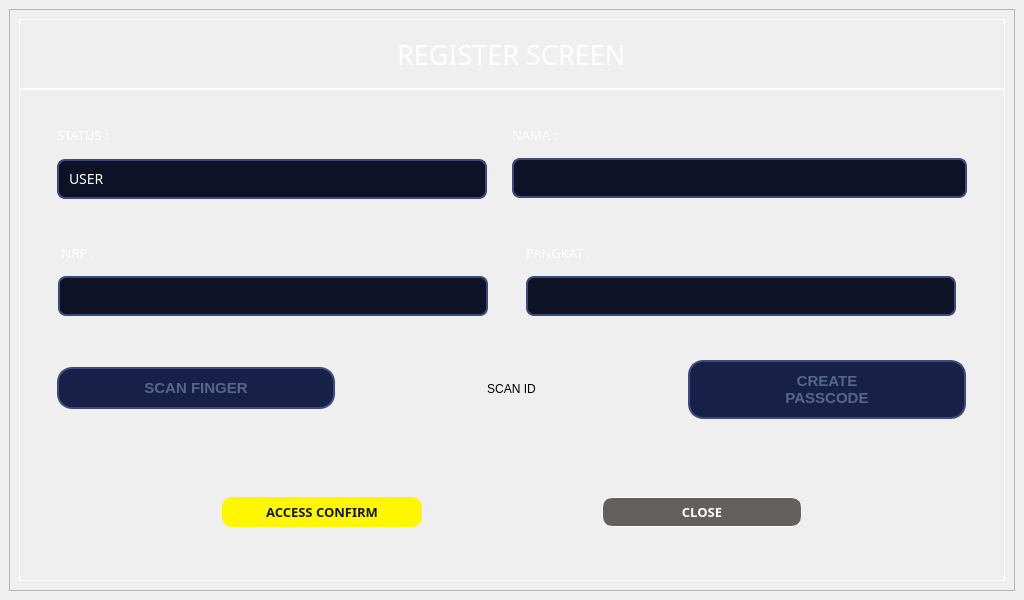
<?xml version="1.0" encoding="UTF-8"?>
<ui version="4.0">
 <class>MainWindow</class>
 <widget class="QMainWindow" name="MainWindow">
  <property name="geometry">
   <rect>
    <x>0</x>
    <y>0</y>
    <width>1024</width>
    <height>600</height>
   </rect>
  </property>
  <property name="windowTitle">
   <string>MainWindow</string>
  </property>
  <property name="styleSheet">
   <string notr="true">QMainWindow {
    background: qlineargradient(
        x1: 0, y1: 0, x2: 1, y2: 1,
        stop: 0 #0a1628,
        stop: 0.4 #142240,
        stop: 0.7 #1a2a4a,
        stop: 1 #0d1f3c
    );
}
</string>
  </property>
  <widget class="QWidget" name="centralwidget">
   <layout class="QHBoxLayout" name="horizontalLayout_6">
    <item>
     <widget class="QFrame" name="frame">
      <property name="frameShape">
       <enum>QFrame::StyledPanel</enum>
      </property>
      <property name="frameShadow">
       <enum>QFrame::Raised</enum>
      </property>
      <layout class="QVBoxLayout" name="verticalLayout_10">
       <property name="spacing">
        <number>0</number>
       </property>
       <item>
        <widget class="QFrame" name="frame_2">
         <property name="maximumSize">
          <size>
           <width>16777215</width>
           <height>70</height>
          </size>
         </property>
         <property name="styleSheet">
          <string notr="true">border : 1px solid;
border-color: rgb(255, 255, 255);
</string>
         </property>
         <property name="frameShape">
          <enum>QFrame::StyledPanel</enum>
         </property>
         <property name="frameShadow">
          <enum>QFrame::Raised</enum>
         </property>
         <layout class="QVBoxLayout" name="verticalLayout_11">
          <item>
           <widget class="QFrame" name="frame_8">
            <property name="styleSheet">
             <string notr="true">border: none</string>
            </property>
            <property name="frameShape">
             <enum>QFrame::StyledPanel</enum>
            </property>
            <property name="frameShadow">
             <enum>QFrame::Raised</enum>
            </property>
            <layout class="QHBoxLayout" name="horizontalLayout_7">
             <property name="spacing">
              <number>5</number>
             </property>
             <property name="leftMargin">
              <number>10</number>
             </property>
             <property name="topMargin">
              <number>0</number>
             </property>
             <property name="rightMargin">
              <number>10</number>
             </property>
             <property name="bottomMargin">
              <number>0</number>
             </property>
             <item alignment="Qt::AlignLeft">
              <widget class="QPushButton" name="pushButton">
               <property name="text">
                <string/>
               </property>
               <property name="icon">
                <iconset>
                 <normaloff>../assets/icon/gears-solid-full.svg</normaloff>../assets/icon/gears-solid-full.svg</iconset>
               </property>
               <property name="iconSize">
                <size>
                 <width>50</width>
                 <height>50</height>
                </size>
               </property>
              </widget>
             </item>
             <item alignment="Qt::AlignHCenter">
              <widget class="QLabel" name="label_5">
               <property name="font">
                <font>
                 <family>Poppins</family>
                 <pointsize>20</pointsize>
                </font>
               </property>
               <property name="styleSheet">
                <string notr="true">color: rgb(255, 255, 255);
border :none</string>
               </property>
               <property name="text">
                <string>REGISTER SCREEN</string>
               </property>
              </widget>
             </item>
             <item alignment="Qt::AlignRight">
              <widget class="QPushButton" name="btCls_regis">
               <property name="minimumSize">
                <size>
                 <width>50</width>
                 <height>30</height>
                </size>
               </property>
               <property name="styleSheet">
                <string notr="true">QPushButton{	
	color: rgb(42, 41, 41);
	border-radius : 5px;
}

QPushButton:hover{	
	
	color: rgb(42, 41, 41);
	background-color: rgb(255, 0, 0);
}
QToolTip {	
	color: rgb(15, 15, 15);
}
border :none</string>
               </property>
               <property name="text">
                <string/>
               </property>
               <property name="icon">
                <iconset>
                 <normaloff>../assets/x.png</normaloff>../assets/x.png</iconset>
               </property>
               <property name="iconSize">
                <size>
                 <width>25</width>
                 <height>25</height>
                </size>
               </property>
              </widget>
             </item>
            </layout>
           </widget>
          </item>
         </layout>
        </widget>
       </item>
       <item>
        <widget class="QFrame" name="frame_3">
         <property name="styleSheet">
          <string notr="true">border : 1px solid;
border-color: rgb(255, 255, 255);
</string>
         </property>
         <property name="frameShape">
          <enum>QFrame::StyledPanel</enum>
         </property>
         <property name="frameShadow">
          <enum>QFrame::Raised</enum>
         </property>
         <layout class="QHBoxLayout" name="horizontalLayout_4">
          <item>
           <widget class="QFrame" name="frame_4">
            <property name="styleSheet">
             <string notr="true">border :none</string>
            </property>
            <property name="frameShape">
             <enum>QFrame::StyledPanel</enum>
            </property>
            <property name="frameShadow">
             <enum>QFrame::Raised</enum>
            </property>
            <layout class="QVBoxLayout" name="verticalLayout_9">
             <property name="spacing">
              <number>0</number>
             </property>
             <property name="leftMargin">
              <number>10</number>
             </property>
             <property name="topMargin">
              <number>0</number>
             </property>
             <property name="bottomMargin">
              <number>0</number>
             </property>
             <item>
              <widget class="QFrame" name="frame_5">
               <property name="frameShape">
                <enum>QFrame::StyledPanel</enum>
               </property>
               <property name="frameShadow">
                <enum>QFrame::Raised</enum>
               </property>
               <layout class="QHBoxLayout" name="horizontalLayout_5">
                <item>
                 <widget class="QFrame" name="frame_9">
                  <property name="frameShape">
                   <enum>QFrame::StyledPanel</enum>
                  </property>
                  <property name="frameShadow">
                   <enum>QFrame::Raised</enum>
                  </property>
                  <layout class="QVBoxLayout" name="verticalLayout_12">
                   <item>
                    <widget class="QLabel" name="label">
                     <property name="font">
                      <font>
                       <family>Poppins Medium</family>
                       <pointsize>10</pointsize>
                      </font>
                     </property>
                     <property name="styleSheet">
                      <string notr="true">color: rgb(255, 255, 255);</string>
                     </property>
                     <property name="text">
                      <string>STATUS : </string>
                     </property>
                    </widget>
                   </item>
                   <item>
                    <widget class="QComboBox" name="cbState">
                     <property name="minimumSize">
                      <size>
                       <width>430</width>
                       <height>0</height>
                      </size>
                     </property>
                     <property name="maximumSize">
                      <size>
                       <width>16777215</width>
                       <height>40</height>
                      </size>
                     </property>
                     <property name="font">
                      <font>
                       <family>Poppins</family>
                       <pointsize>-1</pointsize>
                      </font>
                     </property>
                     <property name="styleSheet">
                      <string notr="true">QComboBox {
     background-color: #0d1226; /* Sedikit lebih gelap dari background utama */
    border: 2px solid #3d4a7d; /* Border dasar */
    border-radius: 8px;
    padding: 10px;
    color: #ffffff;
    font-family: 'Poppins';
    font-size: 14px;
}

QComboBox::drop-down {
    border: none;
    width: 30px;
}

/* Mengganti ikon panah agar sesuai warna */
QComboBox::down-arrow {
    image: url(C:/Users/programmer/Documents/06. Project 2026/08. Gun storage/scr/assets/down.png); /* Siapkan file ikon panah putih kecil */
    width: 15px;
    height: 15px;
}
/* Mengatur tampilan menu dropdown saat diklik */
QComboBox QAbstractItemView {
	background-color: #171835;
    color: white;
    selection-background-color: #FFF701; /* Warna kuning khas tombol Anda */
    selection-color: black;
    border: 1px solid #555555;
    outline: none;
}

</string>
                     </property>
                     <item>
                      <property name="text">
                       <string>USER</string>
                      </property>
                     </item>
                     <item>
                      <property name="text">
                       <string>OPERATOR</string>
                      </property>
                     </item>
                    </widget>
                   </item>
                  </layout>
                 </widget>
                </item>
                <item>
                 <widget class="QFrame" name="frame_13">
                  <property name="frameShape">
                   <enum>QFrame::StyledPanel</enum>
                  </property>
                  <property name="frameShadow">
                   <enum>QFrame::Raised</enum>
                  </property>
                  <layout class="QVBoxLayout" name="verticalLayout_4">
                   <property name="leftMargin">
                    <number>10</number>
                   </property>
                   <property name="topMargin">
                    <number>10</number>
                   </property>
                   <property name="rightMargin">
                    <number>10</number>
                   </property>
                   <property name="bottomMargin">
                    <number>10</number>
                   </property>
                   <item>
                    <widget class="QLabel" name="label_4">
                     <property name="font">
                      <font>
                       <family>Poppins</family>
                       <pointsize>10</pointsize>
                      </font>
                     </property>
                     <property name="styleSheet">
                      <string notr="true">color: rgb(255, 255, 255);</string>
                     </property>
                     <property name="text">
                      <string>NAMA :</string>
                     </property>
                    </widget>
                   </item>
                   <item>
                    <widget class="QLineEdit" name="lbName">
                     <property name="minimumSize">
                      <size>
                       <width>0</width>
                       <height>0</height>
                      </size>
                     </property>
                     <property name="maximumSize">
                      <size>
                       <width>16777215</width>
                       <height>40</height>
                      </size>
                     </property>
                     <property name="styleSheet">
                      <string notr="true">QLineEdit {
    background-color: #0d1226; /* Sedikit lebih gelap dari background utama */
    border: 2px solid #3d4a7d; /* Border dasar */
    border-radius: 8px;
    padding: 10px;
    color: #ffffff;
    font-family: 'Poppins';
    font-size: 14px;
}

/* Efek saat diklik/fokus */
QLineEdit:focus {
    border: 2px solid #FFF701; /* Garis kuning khas sistem Anda */
    background-color: #172147;
}

/* Jika Anda ingin menambahkan placeholder text yang cantik */
QLineEdit::placeholder {
    color: #556688;
}</string>
                     </property>
                    </widget>
                   </item>
                  </layout>
                 </widget>
                </item>
               </layout>
              </widget>
             </item>
             <item>
              <widget class="QFrame" name="frame_6">
               <property name="frameShape">
                <enum>QFrame::StyledPanel</enum>
               </property>
               <property name="frameShadow">
                <enum>QFrame::Raised</enum>
               </property>
               <layout class="QHBoxLayout" name="horizontalLayout_8">
                <item>
                 <widget class="QFrame" name="frame_11">
                  <property name="frameShape">
                   <enum>QFrame::StyledPanel</enum>
                  </property>
                  <property name="frameShadow">
                   <enum>QFrame::Raised</enum>
                  </property>
                  <layout class="QVBoxLayout" name="verticalLayout_5">
                   <property name="spacing">
                    <number>7</number>
                   </property>
                   <property name="leftMargin">
                    <number>10</number>
                   </property>
                   <property name="topMargin">
                    <number>10</number>
                   </property>
                   <property name="rightMargin">
                    <number>10</number>
                   </property>
                   <property name="bottomMargin">
                    <number>10</number>
                   </property>
                   <item>
                    <widget class="QLabel" name="label_2">
                     <property name="font">
                      <font>
                       <family>Poppins Medium</family>
                       <pointsize>10</pointsize>
                      </font>
                     </property>
                     <property name="styleSheet">
                      <string notr="true">color: rgb(255, 255, 255);</string>
                     </property>
                     <property name="text">
                      <string> NRP :</string>
                     </property>
                    </widget>
                   </item>
                   <item>
                    <widget class="QLineEdit" name="lbNRP">
                     <property name="minimumSize">
                      <size>
                       <width>0</width>
                       <height>0</height>
                      </size>
                     </property>
                     <property name="maximumSize">
                      <size>
                       <width>430</width>
                       <height>40</height>
                      </size>
                     </property>
                     <property name="styleSheet">
                      <string notr="true">QLineEdit {
    background-color: #0d1226; /* Sedikit lebih gelap dari background utama */
    border: 2px solid #3d4a7d; /* Border dasar */
    border-radius: 8px;
    padding: 10px;
    color: #ffffff;
    font-family: 'Poppins';
    font-size: 14px;
}

/* Efek saat diklik/fokus */
QLineEdit:focus {
    border: 2px solid #FFF701; /* Garis kuning khas sistem Anda */
    background-color: #172147;
}

/* Jika Anda ingin menambahkan placeholder text yang cantik */
QLineEdit::placeholder {
    color: #556688;
}</string>
                     </property>
                    </widget>
                   </item>
                  </layout>
                 </widget>
                </item>
                <item>
                 <widget class="QFrame" name="frame_12">
                  <property name="frameShape">
                   <enum>QFrame::StyledPanel</enum>
                  </property>
                  <property name="frameShadow">
                   <enum>QFrame::Raised</enum>
                  </property>
                  <layout class="QVBoxLayout" name="verticalLayout_6">
                   <property name="spacing">
                    <number>7</number>
                   </property>
                   <property name="leftMargin">
                    <number>10</number>
                   </property>
                   <property name="topMargin">
                    <number>10</number>
                   </property>
                   <property name="rightMargin">
                    <number>10</number>
                   </property>
                   <property name="bottomMargin">
                    <number>10</number>
                   </property>
                   <item>
                    <widget class="QLabel" name="label_3">
                     <property name="font">
                      <font>
                       <family>Poppins Medium</family>
                       <pointsize>10</pointsize>
                      </font>
                     </property>
                     <property name="styleSheet">
                      <string notr="true">color: rgb(255, 255, 255);</string>
                     </property>
                     <property name="text">
                      <string>PANGKAT :</string>
                     </property>
                    </widget>
                   </item>
                   <item>
                    <widget class="QLineEdit" name="lbTitle">
                     <property name="minimumSize">
                      <size>
                       <width>0</width>
                       <height>0</height>
                      </size>
                     </property>
                     <property name="maximumSize">
                      <size>
                       <width>430</width>
                       <height>40</height>
                      </size>
                     </property>
                     <property name="styleSheet">
                      <string notr="true">QLineEdit {
    background-color: #0d1226; /* Sedikit lebih gelap dari background utama */
    border: 2px solid #3d4a7d; /* Border dasar */
    border-radius: 8px;
    padding: 10px;
    color: #ffffff;
    font-family: 'Poppins';
    font-size: 14px;
}

/* Efek saat diklik/fokus */
QLineEdit:focus {
    border: 2px solid #FFF701; /* Garis kuning khas sistem Anda */
    background-color: #172147;
}

/* Jika Anda ingin menambahkan placeholder text yang cantik */
QLineEdit::placeholder {
    color: #556688;
}</string>
                     </property>
                    </widget>
                   </item>
                  </layout>
                 </widget>
                </item>
               </layout>
              </widget>
             </item>
             <item>
              <widget class="QFrame" name="frame_7">
               <property name="frameShape">
                <enum>QFrame::StyledPanel</enum>
               </property>
               <property name="frameShadow">
                <enum>QFrame::Raised</enum>
               </property>
               <layout class="QHBoxLayout" name="horizontalLayout_2">
                <property name="spacing">
                 <number>20</number>
                </property>
                <property name="rightMargin">
                 <number>11</number>
                </property>
                <item>
                 <widget class="QFrame" name="frame_14">
                  <property name="styleSheet">
                   <string notr="true"/>
                  </property>
                  <property name="frameShape">
                   <enum>QFrame::StyledPanel</enum>
                  </property>
                  <property name="frameShadow">
                   <enum>QFrame::Raised</enum>
                  </property>
                  <layout class="QVBoxLayout" name="verticalLayout">
                   <property name="spacing">
                    <number>5</number>
                   </property>
                   <property name="topMargin">
                    <number>0</number>
                   </property>
                   <property name="bottomMargin">
                    <number>11</number>
                   </property>
                   <item>
                    <widget class="QPushButton" name="btRSFinger">
                     <property name="styleSheet">
                      <string notr="true">/* Style Dasar (Saat Tidak Dipilih) */
QPushButton {
    background-color: #172147; /* Warna gelap */
    color: #556688; /* Warna teks abu-abu */
    border: 2px solid #3d4a7d;
    border-radius: 15px;
    font-family: 'Orbitron';
	font-size : 15px;
    font-weight: bold;
    padding: 10px;
}

/* Style Saat Dipilih/Aktif */
QPushButton:checked {
    background-color: #FFF701; /* Kuning utama */
    color: #171835; /* Teks gelap */
    border: 2px solid #FFF701;
}

/* Efek Hover */
QPushButton:hover {
    border: 2px solid #FFF701;
    color: white;
}</string>
                     </property>
                     <property name="text">
                      <string>SCAN FINGER</string>
                     </property>
                     <property name="icon">
                      <iconset>
                       <normaloff>../assets/finger.png</normaloff>../assets/finger.png</iconset>
                     </property>
                     <property name="iconSize">
                      <size>
                       <width>80</width>
                       <height>80</height>
                      </size>
                     </property>
                    </widget>
                   </item>
                  </layout>
                 </widget>
                </item>
                <item>
                 <widget class="QFrame" name="frame_15">
                  <property name="styleSheet">
                   <string notr="true"/>
                  </property>
                  <property name="frameShape">
                   <enum>QFrame::StyledPanel</enum>
                  </property>
                  <property name="frameShadow">
                   <enum>QFrame::Raised</enum>
                  </property>
                  <layout class="QVBoxLayout" name="verticalLayout_2">
                   <property name="spacing">
                    <number>5</number>
                   </property>
                   <property name="topMargin">
                    <number>0</number>
                   </property>
                   <item>
                    <widget class="QPushButton" name="btRSId">
                     <property name="styleSheet">
                      <string notr="true">/* Style Dasar (Saat Tidak Dipilih) */
QPushButton {
    background-color: #172147; /* Warna gelap */
    color: #556688; /* Warna teks abu-abu */
    border: 2px solid #3d4a7d;
    border-radius: 15px;
    font-family: 'Orbitron';
    font-weight: bold;
font-size : 15px;
    padding: 10px;
}

/* Style Saat Dipilih/Aktif */
QPushButton:checked {
    background-color: #FFF701; /* Kuning utama */
    color: #171835; /* Teks gelap */
    border: 2px solid #FFF701;
}

/* Efek Hover */
QPushButton:hover {
    border: 2px solid #FFF701;
    color: white;
}border :none;</string>
                     </property>
                     <property name="text">
                      <string>SCAN ID</string>
                     </property>
                     <property name="icon">
                      <iconset>
                       <normaloff>../assets/rfid.png</normaloff>../assets/rfid.png</iconset>
                     </property>
                     <property name="iconSize">
                      <size>
                       <width>80</width>
                       <height>80</height>
                      </size>
                     </property>
                    </widget>
                   </item>
                  </layout>
                 </widget>
                </item>
                <item>
                 <widget class="QFrame" name="frame_16">
                  <property name="styleSheet">
                   <string notr="true"/>
                  </property>
                  <property name="frameShape">
                   <enum>QFrame::StyledPanel</enum>
                  </property>
                  <property name="frameShadow">
                   <enum>QFrame::Raised</enum>
                  </property>
                  <layout class="QVBoxLayout" name="verticalLayout_3">
                   <property name="spacing">
                    <number>5</number>
                   </property>
                   <property name="topMargin">
                    <number>0</number>
                   </property>
                   <item>
                    <widget class="QPushButton" name="btRSPin">
                     <property name="styleSheet">
                      <string notr="true">/* Style Dasar (Saat Tidak Dipilih) */
QPushButton {
    background-color: #172147; /* Warna gelap */
    color: #556688; /* Warna teks abu-abu */
    border: 2px solid #3d4a7d;
    border-radius: 15px;
    font-family: 'Orbitron';
	font-size : 15px;
    font-weight: bold;
    padding: 10px;
}

/* Style Saat Dipilih/Aktif */
QPushButton:checked {
    background-color: #FFF701; /* Kuning utama */
    color: #171835; /* Teks gelap */
    border: 2px solid #FFF701;
}

/* Efek Hover */
QPushButton:hover {
    border: 2px solid #FFF701;
    color: white;
}</string>
                     </property>
                     <property name="text">
                      <string>CREATE 
PASSCODE</string>
                     </property>
                     <property name="icon">
                      <iconset>
                       <normaloff>../assets/pin.png</normaloff>../assets/pin.png</iconset>
                     </property>
                     <property name="iconSize">
                      <size>
                       <width>80</width>
                       <height>80</height>
                      </size>
                     </property>
                    </widget>
                   </item>
                  </layout>
                 </widget>
                </item>
               </layout>
              </widget>
             </item>
             <item>
              <widget class="QFrame" name="frame_20">
               <property name="frameShape">
                <enum>QFrame::StyledPanel</enum>
               </property>
               <property name="frameShadow">
                <enum>QFrame::Raised</enum>
               </property>
               <layout class="QHBoxLayout" name="horizontalLayout">
                <item>
                 <widget class="QPushButton" name="btConfirm">
                  <property name="minimumSize">
                   <size>
                    <width>0</width>
                    <height>30</height>
                   </size>
                  </property>
                  <property name="maximumSize">
                   <size>
                    <width>200</width>
                    <height>16777215</height>
                   </size>
                  </property>
                  <property name="font">
                   <font>
                    <family>Poppins</family>
                    <pointsize>10</pointsize>
                    <weight>75</weight>
                    <bold>true</bold>
                   </font>
                  </property>
                  <property name="styleSheet">
                   <string notr="true">QPushButton {
    background-color: rgb(255, 247, 1);
    color: rgb(23, 24, 53);
	padding :5px;
    border-radius: 10px;
    font-family: 'Poppins';
    font-weight: bold;
}

QPushButton:hover {
    background-color: rgb(220, 212, 0); /* Lebih gelap sedikit saat hover */
    border: 2px solid white;
}

QPushButton:pressed {
    background-color: rgb(180, 170, 0);
}</string>
                  </property>
                  <property name="text">
                   <string>ACCESS CONFIRM</string>
                  </property>
                 </widget>
                </item>
                <item>
                 <widget class="QPushButton" name="btClose">
                  <property name="minimumSize">
                   <size>
                    <width>0</width>
                    <height>30</height>
                   </size>
                  </property>
                  <property name="maximumSize">
                   <size>
                    <width>200</width>
                    <height>16777215</height>
                   </size>
                  </property>
                  <property name="font">
                   <font>
                    <family>Poppins</family>
                    <pointsize>10</pointsize>
                    <weight>75</weight>
                    <bold>true</bold>
                   </font>
                  </property>
                  <property name="styleSheet">
                   <string notr="true">QPushButton {
    border: 1px solid white;
    border-radius: 10px;
    background-color: rgb(98, 97, 95);
    color: white;
	padding :5px;
    font-family: 'Poppins';
	font-weight : bold;
}

QPushButton:hover {
    background-color: rgb(120, 119, 117);
    border: 1px solid rgb(255, 247, 1); /* Border berubah jadi kuning saat hover */
}

QPushButton:pressed {
    background-color: rgb(70, 70, 70);
}</string>
                  </property>
                  <property name="text">
                   <string>CLOSE</string>
                  </property>
                 </widget>
                </item>
               </layout>
              </widget>
             </item>
            </layout>
           </widget>
          </item>
         </layout>
        </widget>
       </item>
      </layout>
     </widget>
    </item>
   </layout>
  </widget>
 </widget>
 <resources/>
 <connections/>
</ui>
